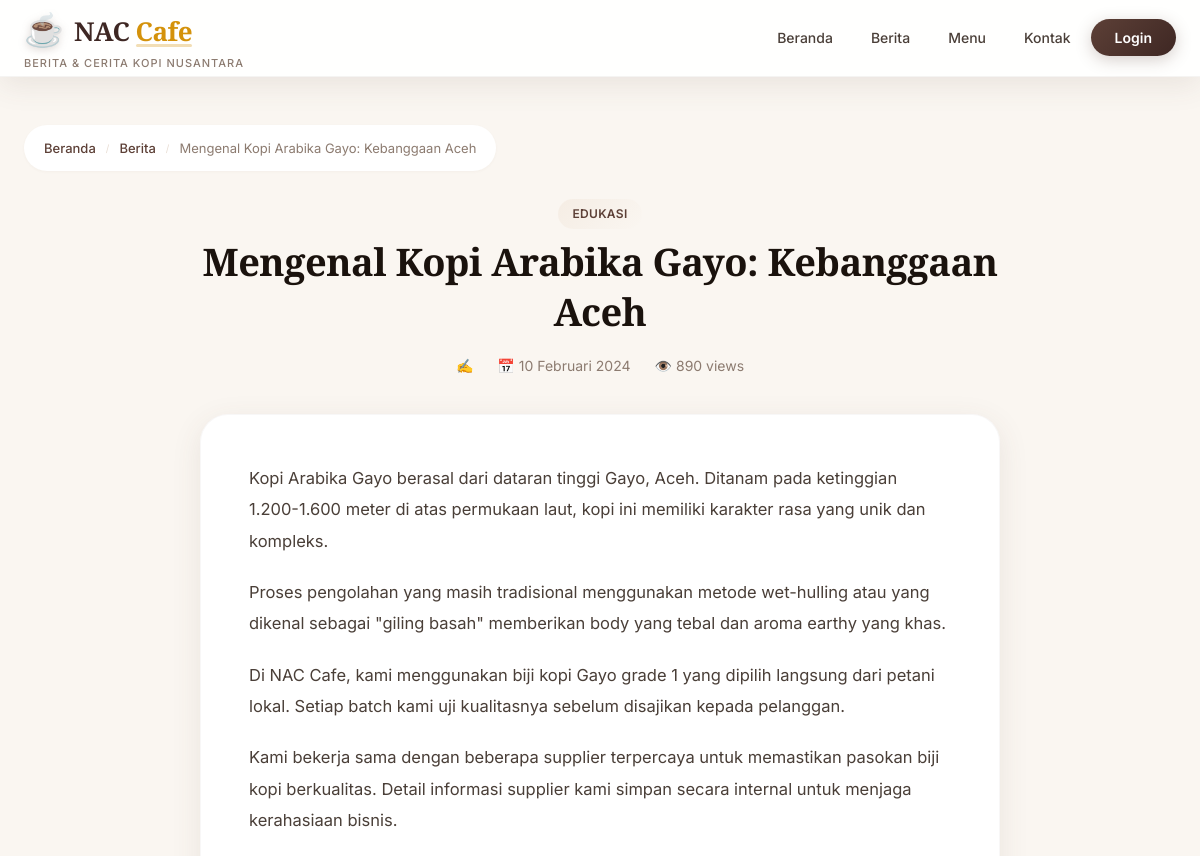
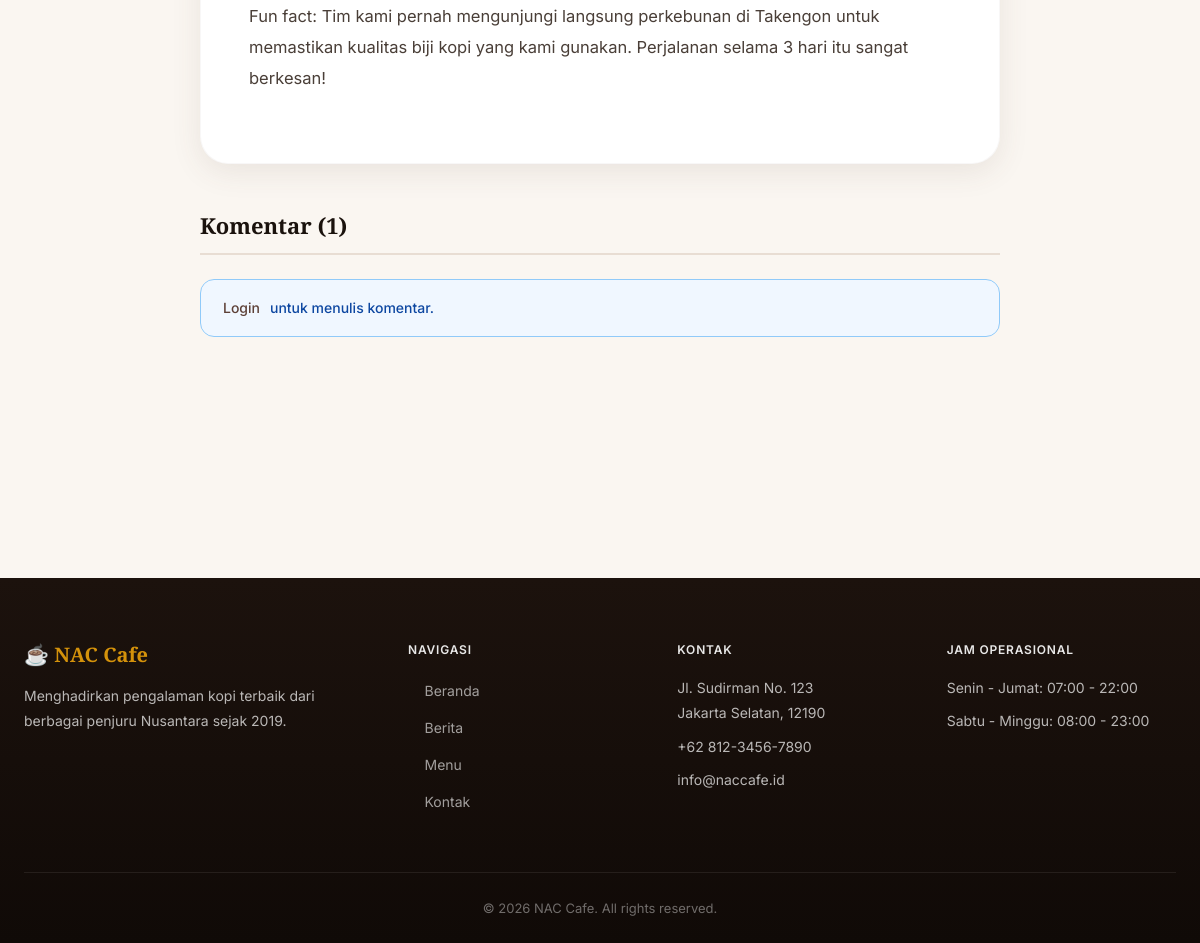
/cafe_nac/src/article.php?id=2, run on the app's committed database (2 pictures, top to bottom).
### tables this page shows
CREATE TABLE IF NOT EXISTS `articles` (
    `id` INT AUTO_INCREMENT PRIMARY KEY,
    `title` VARCHAR(255) NOT NULL,
    `slug` VARCHAR(255) NOT NULL,
    `content` TEXT NOT NULL,
    `excerpt` TEXT,
    `author_id` INT,
    `category` VARCHAR(50),
    `image` VARCHAR(255),
    `views` INT DEFAULT 0,
    `published` TINYINT(1) DEFAULT 1,
    `published_at` TIMESTAMP DEFAULT CURRENT_TIMESTAMP,
    `created_at` TIMESTAMP DEFAULT CURRENT_TIMESTAMP,
    FOREIGN KEY (`author_id`) REFERENCES `users`(`id`) ON DELETE SET NULL
);

### cafe_nac/src/includes/functions.php (called while the page is built, shortened)
<?php
function is_logged_in() {
    return isset($_SESSION['user_id']);
}
function safe_output($str) {
    return htmlspecialchars($str, ENT_QUOTES, 'UTF-8');
}
function format_date($date) {
    $months = [
        1 => 'Januari', 2 => 'Februari', 3 => 'Maret', 4 => 'April',
        5 => 'Mei', 6 => 'Juni', 7 => 'Juli', 8 => 'Agustus',
        9 => 'September', 10 => 'Oktober', 11 => 'November', 12 => 'Desember'
    ];
    $ts = strtotime($date);
    $day = date('d', $ts);
    $month = $months[(int)date('m', $ts)];
    $year = date('Y', $ts);
    return "$day $month $year";
}

### cafe_nac/src/article.php (the view, shortened to what this page needs)
<?php
require_once __DIR__ . '/includes/functions.php';
$article_id = (int)($_GET['id'] ?? 0);
$stmt = $pdo->prepare("SELECT a.*, u.full_name as author_name FROM articles a LEFT JOIN users u ON a.author_id = u.id WHERE a.id = ? AND a.published = 1");
$stmt->execute([$article_id]);
$article = $stmt->fetch();
$pdo->prepare("UPDATE articles SET views = views + 1 WHERE id = ?")->execute([$article_id]);
$stmt = $pdo->prepare("SELECT * FROM comments WHERE article_id = ? ORDER BY created_at DESC");
$stmt->execute([$article_id]);
$comments = $stmt->fetchAll();
require_once __DIR__ . '/includes/header.php';
?>
<div class="container">
    <div class="breadcrumb">
        <a href="/">Beranda</a>
        <span class="separator">/</span>
        <a href="/news.php">Berita</a>
        <span class="separator">/</span>
        <span><?= safe_output($article['title']) ?></span>
    </div>
    <div class="article-detail">
        <div class="article-header">
            <span class="card-category"><?= safe_output($article['category']) ?></span>
            <h1><?= safe_output($article['title']) ?></h1>
            <div class="article-meta">
                <span>✍️ <?= safe_output($article['author_name']) ?></span>
                <span>📅 <?= format_date($article['published_at']) ?></span>
                <span>👁️ <?= number_format($article['views']) ?> views</span>
            </div>
        </div>
        <div class="article-content">
            <?= $article['content'] ?>
        </div>
    </div>
    <div class="comments-section">
        <h3>Komentar (<?= count($comments) ?>)</h3>
        <?php if (is_logged_in()): ?>
        <div class="comment-form">
            <h4>Tulis Komentar</h4>
            <form method="POST" id="commentForm">
                <div class="form-group">
                    <textarea name="content" placeholder="Tulis komentar Anda..." rows="4" required></textarea>
                </div>
                <button type="submit" class="btn-primary">Kirim Komentar</button>
            </form>
        </div>
        <?php else: ?>
        <div class="alert alert-info">
            <a href="/login.php">Login</a> untuk menulis komentar.
        </div>
        <?php endif; ?>
    </div>
</div>
<?php require_once __DIR__ . '/includes/footer.php'; ?>

### cafe_nac/src/assets/css/style.css (style rules this page uses)
:root { --primary: #5D4037; --primary-dark: #3E2723; --primary-light: #8D6E63; --primary-rgb: 93, 64, 55; --accent: #D4920B; --accent-light: #F5B731; --accent-dark: #B07A09; --accent-rgb: 212, 146, 11; --bg-cream: #FAF6F1; --bg-warm: #F5EDE4; --bg-white: #FFFFFF; --bg-dark: #1C120D; --bg-dark-card: #2A1F18; --text-dark: #1A120D; --text-body: #4A3F38; --text-light: #8C7B70; --text-white: #FFFFFF; --border: #E8DDD3; --border-light: #F0E8DE; --shadow-xs: 0 1px 3px rgba(var(--primary-rgb), 0.04); --shadow: 0 2px 12px rgba(var(--primary-rgb), 0.06); --shadow-md: 0 8px 30px rgba(var(--primary-rgb), 0.1); --shadow-lg: 0 16px 50px rgba(var(--primary-rgb), 0.14); --shadow-xl: 0 24px 60px rgba(var(--primary-rgb), 0.18); --shadow-accent: 0 6px 24px rgba(var(--accent-rgb), 0.25); --radius: 10px; --radius-md: 14px; --radius-lg: 20px; --radius-xl: 28px; --transition: 0.3s cubic-bezier(0.4, 0, 0.2, 1); --transition-slow: 0.5s cubic-bezier(0.4, 0, 0.2, 1); --max-width: 1200px; --header-height: 76px; --font-sans: 'Inter', -apple-system, BlinkMacSystemFont, 'Segoe UI', sans-serif; --font-serif: 'Playfair Display', Georgia, 'Times New Roman', serif; }
*, *::before, *::after { margin: 0; padding: 0; box-sizing: border-box; }
html { scroll-behavior: smooth; font-size: 16px; -webkit-font-smoothing: antialiased; -moz-osx-font-smoothing: grayscale; }
body { font-family: var(--font-sans); background: var(--bg-cream); color: var(--text-body); line-height: 1.7; min-height: 100vh; display: flex; flex-direction: column; overflow-x: hidden; }
a { color: var(--primary); text-decoration: none; transition: color var(--transition); }
h1, h2, h3, h4, h5 { font-family: var(--font-serif); color: var(--text-dark); line-height: 1.25; font-weight: 700; }
.container { width: 100%; max-width: var(--max-width); margin: 0 auto; padding: 0 24px; }
.card-category { display: inline-block; background: linear-gradient(135deg, var(--bg-warm), var(--bg-cream)); color: var(--primary); padding: 5px 14px; border-radius: 50px; font-size: 12px; font-weight: 600; letter-spacing: 0.3px; text-transform: uppercase; margin-bottom: 8px; }
.article-detail { max-width: 800px; margin: 0 auto; }
.article-header { text-align: center; margin-bottom: 36px; animation: fadeInUp 0.6s ease both; }
.article-header h1 { font-size: 38px; margin-bottom: 18px; letter-spacing: -0.5px; line-height: 1.3; }
.article-meta { display: flex; justify-content: center; gap: 24px; color: var(--text-light); font-size: 14px; flex-wrap: wrap; }
.article-meta span { display: flex; align-items: center; gap: 4px; }
.article-content { background: var(--bg-white); padding: 48px; border-radius: var(--radius-xl); box-shadow: var(--shadow-md); line-height: 1.9; font-size: 16.5px; border: 1px solid rgba(var(--primary-rgb), 0.04); animation: fadeInUp 0.6s ease 0.15s both; }
.article-content p { margin-bottom: 20px; }
.comments-section { max-width: 800px; margin: 48px auto 0; animation: fadeInUp 0.6s ease 0.3s both; }
.comments-section h3 { font-size: 22px; margin-bottom: 24px; padding-bottom: 14px; border-bottom: 2px solid var(--border); display: flex; align-items: center; gap: 8px; }
.alert { padding: 16px 22px; border-radius: var(--radius-md); margin-bottom: 20px; font-size: 14px; font-weight: 500; display: flex; align-items: center; gap: 10px; border: 1px solid; }
.alert-info { background: #F0F7FF; color: #0D47A1; border-color: #90CAF9; }
.breadcrumb { display: flex; gap: 10px; align-items: center; font-size: 13px; color: var(--text-light); margin-bottom: 28px; padding: 12px 20px; background: var(--bg-white); border-radius: 50px; box-shadow: var(--shadow-xs); width: fit-content; }
.breadcrumb a { color: var(--primary); font-weight: 500; transition: color var(--transition); }
.breadcrumb .separator { color: var(--border); font-size: 10px; }

### data on the page
articles: title "Mengenal Kopi Arabika Gayo: Kebanggaan Aceh", category "EDUKASI", published_at "10 Februari 2024", views "890", content "Kopi Arabika Gayo berasal dari dataran tinggi Gayo, Aceh. Ditanam pada ketinggian 1.200-1.600 meter di atas permukaan laut, kopi ini memiliki karakter rasa yang unik dan kompleks. Proses pengolahan yang masih tradisional menggunakan metode wet-hulling atau yang dikenal sebagai \"giling basah\" memberikan body yang tebal dan aroma earthy yang khas. Di NAC Cafe, kami menggunakan biji kopi Gayo grade 1 yang dipilih langsung dari petani lokal. Setiap batch kami uji kualitasnya sebelum disajikan kepada pelanggan. Kami bekerja sama dengan beberapa supplier terpercaya untuk memastikan pasokan biji kopi berkualitas. Detail informasi supplier kami simpan secara internal untuk menjaga kerahasiaan…"

### other printed values
count($comments) "1"
